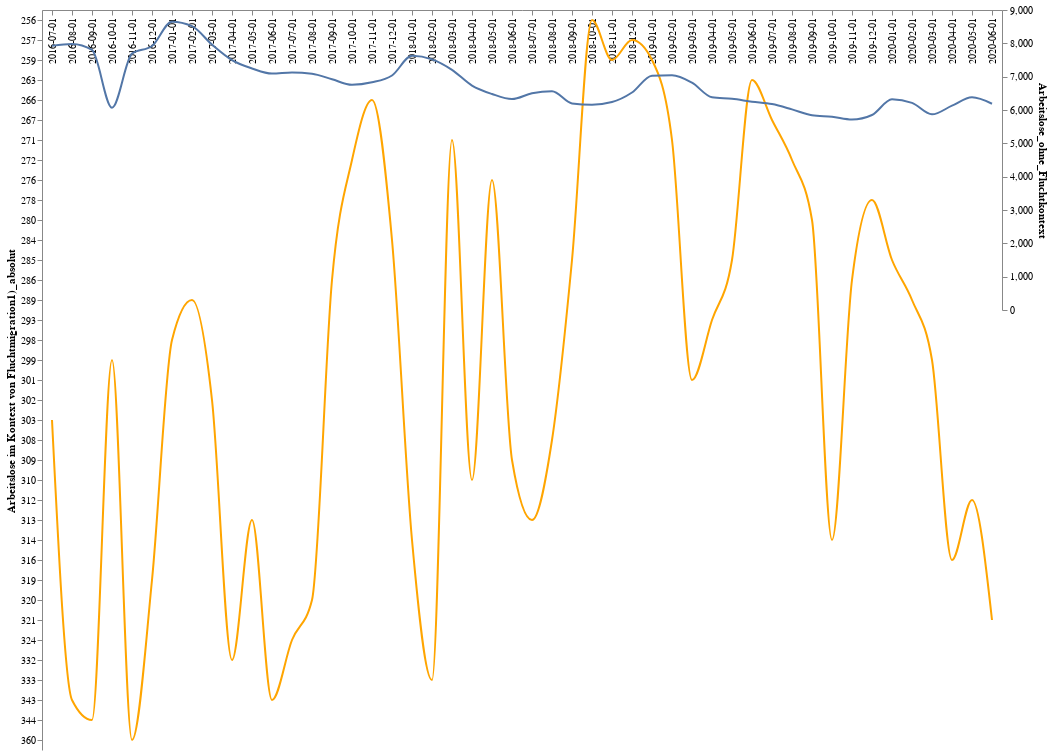

Notebook code cell kept with this figure:
### Code cell
alt.layer(line2, line).resolve_scale(
    y = 'independent'
)

### Figure 1 — Vega-Lite specification as saved in the notebook (floating-point values rounded to 4 significant figures)
{"config": {"view": {"continuousWidth": 400, "continuousHeight": 300}}, "layer": [{"mark": {"type": "line", "interpolate": "monotone", "stroke": "orange"}, "encoding": {"x": {"type": "nominal", "axis": {"title": null}, "field": "datum"}, "y": {"type": "nominal", "field": "Arbeitslose im Kontext von Fluchtmigration1)_absolut"}}}, {"mark": {"type": "line", "interpolate": "monotone", "stroke": "#5276A7"}, "encoding": {"x": {"type": "nominal", "axis": {"title": null}, "field": "datum"}, "y": {"type": "quantitative", "field": "Arbeitslose_ohne_Fluchtkontext"}}}], "data": {"name": "data-1995ae6453aa708efab449e04143402f"}, "resolve": {"scale": {"y": "independent"}}, "$schema": "https://vega.github.io/schema/vega-lite/v4.0.0.json", "datasets": {"data-1995ae6453aa708efab449e04143402f": [{"Länder und Kreise_": "12073 Uckermark", "datum": "2020-06-01", "Arbeitslose im Kontext von Fluchtmigration1)_absolut": "321", "Arbeitslose_ohne_Fluchtkontext": 6188.0}, {"Länder und Kreise_": "12073 Uckermark", "datum": "2020-05-01", "Arbeitslose im Kontext von Fluchtmigration1)_absolut": "312", "Arbeitslose_ohne_Fluchtkontext": 6381.0}, {"Länder und Kreise_": "12073 Uckermark", "datum": "2020-04-01", "Arbeitslose im Kontext von Fluchtmigration1)_absolut": "316", "Arbeitslose_ohne_Fluchtkontext": 6129.0}, {"Länder und Kreise_": "12073 Uckermark", "datum": "2020-03-01", "Arbeitslose im Kontext von Fluchtmigration1)_absolut": "299", "Arbeitslose_ohne_Fluchtkontext": 5870.0}, {"Länder und Kreise_": "12073 Uckermark", "datum": "2020-02-01", "Arbeitslose im Kontext von Fluchtmigration1)_absolut": "289", "Arbeitslose_ohne_Fluchtkontext": 6215.0}, {"Länder und Kreise_": "12073 Uckermark", "datum": "2020-01-01", "Arbeitslose im Kontext von Fluchtmigration1)_absolut": "285", "Arbeitslose_ohne_Fluchtkontext": 6322.0}, {"Länder und Kreise_": "12073 Uckermark", "datum": "2019-12-01", "Arbeitslose im Kontext von Fluchtmigration1)_absolut": "278", "Arbeitslose_ohne_Fluchtkontext": 5850.0}, {"Länder und Kreise_": "12073 Uckermark", "datum": "2019-11-01", "Arbeitslose im Kontext von Fluchtmigration1)_absolut": "286", "Arbeitslose_ohne_Fluchtkontext": 5713.0}, {"Länder und Kreise_": "12073 Uckermark", "datum": "2019-10-01", "Arbeitslose im Kontext von Fluchtmigration1)_absolut": "314", "Arbeitslose_ohne_Fluchtkontext": 5795.0}, {"Länder und Kreise_": "12073 Uckermark", "datum": "2019-09-01", "Arbeitslose im Kontext von Fluchtmigration1)_absolut": "280", "Arbeitslose_ohne_Fluchtkontext": 5842.0}, {"Länder und Kreise_": "12073 Uckermark", "datum": "2019-08-01", "Arbeitslose im Kontext von Fluchtmigration1)_absolut": "272", "Arbeitslose_ohne_Fluchtkontext": 6019.0}, {"Länder und Kreise_": "12073 Uckermark", "datum": "2019-07-01", "Arbeitslose im Kontext von Fluchtmigration1)_absolut": "267", "Arbeitslose_ohne_Fluchtkontext": 6178.0}, {"Länder und Kreise_": "12073 Uckermark", "datum": "2019-06-01", "Arbeitslose im Kontext von Fluchtmigration1)_absolut": "263", "Arbeitslose_ohne_Fluchtkontext": 6249.0}, {"Länder und Kreise_": "12073 Uckermark", "datum": "2019-05-01", "Arbeitslose im Kontext von Fluchtmigration1)_absolut": "285", "Arbeitslose_ohne_Fluchtkontext": 6334.0}, {"Länder und Kreise_": "12073 Uckermark", "datum": "2019-04-01", "Arbeitslose im Kontext von Fluchtmigration1)_absolut": "293", "Arbeitslose_ohne_Fluchtkontext": 6381.0}, {"Länder und Kreise_": "12073 Uckermark", "datum": "2019-03-01", "Arbeitslose im Kontext von Fluchtmigration1)_absolut": "301", "Arbeitslose_ohne_Fluchtkontext": 6818.0}, {"Länder und Kreise_": "12073 Uckermark", "datum": "2019-02-01", "Arbeitslose im Kontext von Fluchtmigration1)_absolut": "271", "Arbeitslose_ohne_Fluchtkontext": 7042.0}, {"Länder und Kreise_": "12073 Uckermark", "datum": "2019-01-01", "Arbeitslose im Kontext von Fluchtmigration1)_absolut": "259", "Arbeitslose_ohne_Fluchtkontext": 7030.0}, {"Länder und Kreise_": "12073 Uckermark", "datum": "2018-12-01", "Arbeitslose im Kontext von Fluchtmigration1)_absolut": "257", "Arbeitslose_ohne_Fluchtkontext": 6524.0}, {"Länder und Kreise_": "12073 Uckermark", "datum": "2018-11-01", "Arbeitslose im Kontext von Fluchtmigration1)_absolut": "259", "Arbeitslose_ohne_Fluchtkontext": 6239.0}, {"Länder und Kreise_": "12073 Uckermark", "datum": "2018-10-01", "Arbeitslose im Kontext von Fluchtmigration1)_absolut": "256", "Arbeitslose_ohne_Fluchtkontext": 6159.0}, {"Länder und Kreise_": "12073 Uckermark", "datum": "2018-09-01", "Arbeitslose im Kontext von Fluchtmigration1)_absolut": "285", "Arbeitslose_ohne_Fluchtkontext": 6197.0}, {"Länder und Kreise_": "12073 Uckermark", "datum": "2018-08-01", "Arbeitslose im Kontext von Fluchtmigration1)_absolut": "308", "Arbeitslose_ohne_Fluchtkontext": 6564.0}, {"Länder und Kreise_": "12073 Uckermark", "datum": "2018-07-01", "Arbeitslose im Kontext von Fluchtmigration1)_absolut": "313", "Arbeitslose_ohne_Fluchtkontext": 6503.0}, {"Länder und Kreise_": "12073 Uckermark", "datum": "2018-06-01", "Arbeitslose im Kontext von Fluchtmigration1)_absolut": "309", "Arbeitslose_ohne_Fluchtkontext": 6328.0}, {"Länder und Kreise_": "12073 Uckermark", "datum": "2018-05-01", "Arbeitslose im Kontext von Fluchtmigration1)_absolut": "276", "Arbeitslose_ohne_Fluchtkontext": 6480.0}, {"Länder und Kreise_": "12073 Uckermark", "datum": "2018-04-01", "Arbeitslose im Kontext von Fluchtmigration1)_absolut": "310", "Arbeitslose_ohne_Fluchtkontext": 6732.0}, {"Länder und Kreise_": "12073 Uckermark", "datum": "2018-03-01", "Arbeitslose im Kontext von Fluchtmigration1)_absolut": "271", "Arbeitslose_ohne_Fluchtkontext": 7205.0}, {"Länder und Kreise_": "12073 Uckermark", "datum": "2018-02-01", "Arbeitslose im Kontext von Fluchtmigration1)_absolut": "333", "Arbeitslose_ohne_Fluchtkontext": 7520.0}, {"Länder und Kreise_": "12073 Uckermark", "datum": "2018-01-01", "Arbeitslose im Kontext von Fluchtmigration1)_absolut": "314", "Arbeitslose_ohne_Fluchtkontext": 7626.0}, {"Länder und Kreise_": "12073 Uckermark", "datum": "2017-12-01", "Arbeitslose im Kontext von Fluchtmigration1)_absolut": "284", "Arbeitslose_ohne_Fluchtkontext": 7036.0}, {"Länder und Kreise_": "12073 Uckermark", "datum": "2017-11-01", "Arbeitslose im Kontext von Fluchtmigration1)_absolut": "266", "Arbeitslose_ohne_Fluchtkontext": 6832.0}, {"Länder und Kreise_": "12073 Uckermark", "datum": "2017-10-01", "Arbeitslose im Kontext von Fluchtmigration1)_absolut": "272", "Arbeitslose_ohne_Fluchtkontext": 6757.0}, {"Länder und Kreise_": "12073 Uckermark", "datum": "2017-09-01", "Arbeitslose im Kontext von Fluchtmigration1)_absolut": "286", "Arbeitslose_ohne_Fluchtkontext": 6922.0}, {"Länder und Kreise_": "12073 Uckermark", "datum": "2017-08-01", "Arbeitslose im Kontext von Fluchtmigration1)_absolut": "320", "Arbeitslose_ohne_Fluchtkontext": 7091.0}, {"Länder und Kreise_": "12073 Uckermark", "datum": "2017-07-01", "Arbeitslose im Kontext von Fluchtmigration1)_absolut": "324", "Arbeitslose_ohne_Fluchtkontext": 7125.0}, {"Länder und Kreise_": "12073 Uckermark", "datum": "2017-06-01", "Arbeitslose im Kontext von Fluchtmigration1)_absolut": "343", "Arbeitslose_ohne_Fluchtkontext": 7092.0}, {"Länder und Kreise_": "12073 Uckermark", "datum": "2017-05-01", "Arbeitslose im Kontext von Fluchtmigration1)_absolut": "313", "Arbeitslose_ohne_Fluchtkontext": 7247.0}, {"Länder und Kreise_": "12073 Uckermark", "datum": "2017-04-01", "Arbeitslose im Kontext von Fluchtmigration1)_absolut": "332", "Arbeitslose_ohne_Fluchtkontext": 7498.0}, {"Länder und Kreise_": "12073 Uckermark", "datum": "2017-03-01", "Arbeitslose im Kontext von Fluchtmigration1)_absolut": "302", "Arbeitslose_ohne_Fluchtkontext": 7963.0}, {"Länder und Kreise_": "12073 Uckermark", "datum": "2017-02-01", "Arbeitslose im Kontext von Fluchtmigration1)_absolut": "289", "Arbeitslose_ohne_Fluchtkontext": 8517.0}, {"Länder und Kreise_": "12073 Uckermark", "datum": "2017-01-01", "Arbeitslose im Kontext von Fluchtmigration1)_absolut": "298", "Arbeitslose_ohne_Fluchtkontext": 8651.0}, {"Länder und Kreise_": "12073 Uckermark", "datum": "2016-12-01", "Arbeitslose im Kontext von Fluchtmigration1)_absolut": "319", "Arbeitslose_ohne_Fluchtkontext": 7919.0}, {"Länder und Kreise_": "12073 Uckermark", "datum": "2016-11-01", "Arbeitslose im Kontext von Fluchtmigration1)_absolut": "360", "Arbeitslose_ohne_Fluchtkontext": 7690.0}, {"Länder und Kreise_": "12073 Uckermark", "datum": "2016-10-01", "Arbeitslose im Kontext von Fluchtmigration1)_absolut": "299", "Arbeitslose_ohne_Fluchtkontext": 6067.0}, {"Länder und Kreise_": "12073 Uckermark", "datum": "2016-09-01", "Arbeitslose im Kontext von Fluchtmigration1)_absolut": "344", "Arbeitslose_ohne_Fluchtkontext": 7801.0}, {"Länder und Kreise_": "12073 Uckermark", "datum": "2016-08-01", "Arbeitslose im Kontext von Fluchtmigration1)_absolut": "343", "Arbeitslose_ohne_Fluchtkontext": 7980.0}, {"Länder und Kreise_": "12073 Uckermark", "datum": "2016-07-01", "Arbeitslose im Kontext von Fluchtmigration1)_absolut": "303", "Arbeitslose_ohne_Fluchtkontext": 7924.0}]}}
